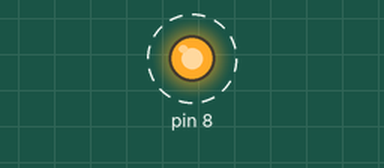
A sketch run on a simulated Arduino Uno, built with avr-gcc and run on an emulated ATmega328P. On the bench: output pins drawn as LEDs (lit = HIGH). Dashed ring = blinking.

Above: at 0.16 s.
Timing chart, 0 to 3.0 s (numbered marks = the images above):
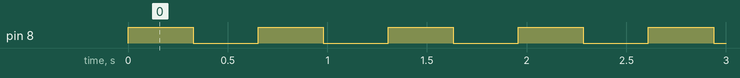

Measured:
- by itself, pin 8: alternates HIGH for 0.33 s and LOW for 0.33 s

The sketch:

timercounter2interrupt_normalMode.ino
```cpp
#include<avr/io.h>
#include<avr/interrupt.h>

unsigned int count=0;
void setup() {
DDRB|=0x01;
PORTB|=0x01;

TCCR2B|=0b00000111; // presacler 1024   TCCR2A|=0x00;   normal mode
TCNT2=0x00;

TIMSK2|=0x01;

sei();

}

ISR(TIMER2_OVF_vect){  // every time interupt generated the counter value will be incremented, when it reaches to 4, i want to change the value of the led
  count++;
  if(count==10){
    PORTB=((~PORTB)&0x01);
    count =0;
    }

  }
  void loop(){
    // timer calue will be counted from 0 to 255 in this loop

    }
```
